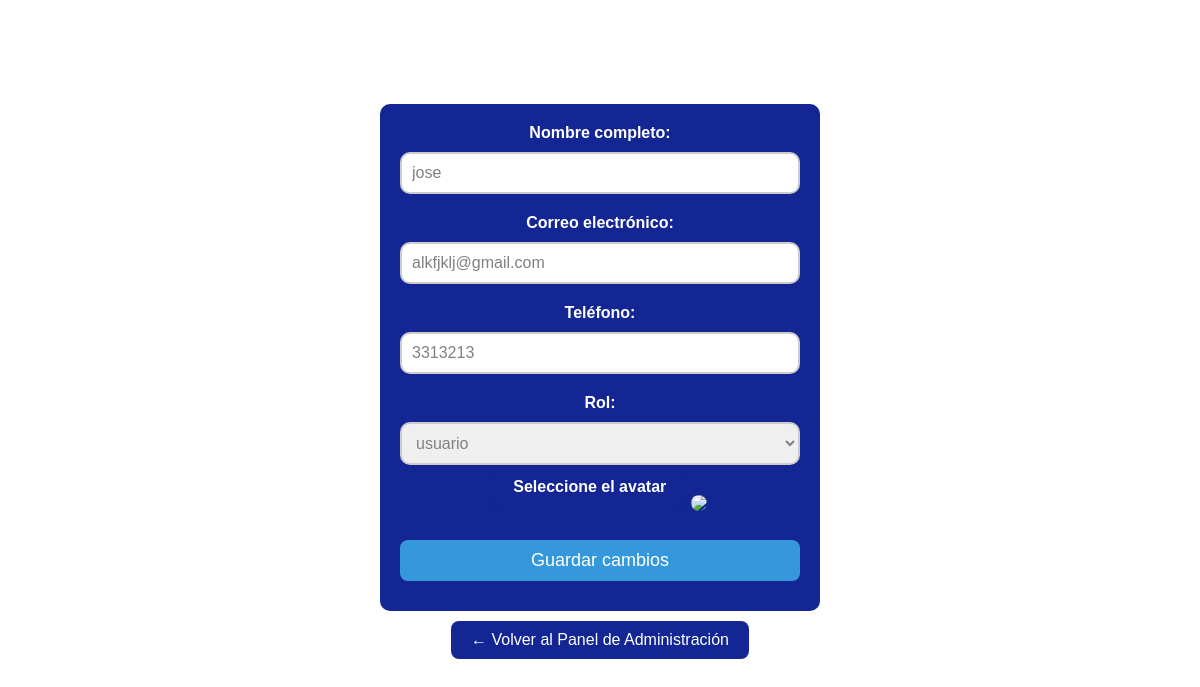
/php/editar_usuario.php?id=20 (signed in), run on the app's committed database.
### tables this page shows
CREATE TABLE `usuarios` (
  `id` int(11) NOT NULL,
  `nombre_completo` varchar(255) NOT NULL,
  `correo` varchar(255) NOT NULL,
  `usuario` varchar(100) NOT NULL,
  `contrasena` varchar(255) NOT NULL,
  `telefono` varchar(20) DEFAULT NULL,
  `avatar_url` varchar(255) DEFAULT NULL,
  `rol` varchar(20) NOT NULL DEFAULT 'usuario',
  `token_recuperacion` varchar(64) DEFAULT NULL,
  `estado` enum('activo','inactivo') NOT NULL DEFAULT 'activo'
);

### php/editar_usuario.php (the view, shortened to what this page needs)
<?php
include 'conexion_be.php';
$id_usuario = (int) $_GET['id'];
$stmt = mysqli_prepare($conexion, "SELECT nombre_completo, correo, telefono, rol, avatar_url FROM usuarios WHERE id = ?");
mysqli_stmt_bind_param($stmt, "i", $id_usuario);
mysqli_stmt_execute($stmt);
$resultado = mysqli_stmt_get_result($stmt);
$usuario = mysqli_fetch_assoc($resultado);
?>
<!DOCTYPE html>
<html lang="es">
<head>
</head>
<body>
<h2>🛠 Editar Usuario</h2>
<form method="POST" enctype="multipart/form-data">
  <label>Nombre completo:</label>
  <input type="text" name="nombre_completo" value="<?php echo htmlspecialchars($usuario['nombre_completo']); ?>" required>
  <label>Correo electrónico:</label>
  <input type="email" name="correo" value="<?php echo htmlspecialchars($usuario['correo']); ?>" required>
  <label>Teléfono:</label>
  <input type="text" name="telefono" value="<?php echo htmlspecialchars($usuario['telefono']); ?>">
  <label>Rol:</label>
  <select name="rol">
    <option value="usuario" <?php if ($usuario['rol'] === 'usuario') echo 'selected'; ?>>usuario</option>
  </select>
  <label for="avatar" class="volver-panel">Seleccione el avatar </label>
  <img src="../<?php echo $usuario['avatar_url']; ?>" class="avatar" id="preview-avatar">
  <button type="submit"> Guardar cambios</button>
</form>
<a href="admin_panel.php" class="volver-panel"> ← Volver al Panel de Administración</a>
</html>

### php/editar_usuario.php (style rules this page uses)
body { font-family: Arial; padding: 5px; text-align: center; }
body { background-image: linear-gradient(rgba(255, 255, 255, 0.14), rgba(255, 255, 255, 0.41)), url(../images/bground3.jpg); background-size: cover; background-position: center; background-repeat: no-repeat; background-attachment: fixed; }
form { max-width: 400px; background:rgb(19, 38, 147); padding: 20px; color: white; border-radius: 10px; margin: 0 auto; }
form input, form select, form textarea { width: 100%; padding: 10px; margin-bottom: 20px; border: 2px solid #ccc; box-sizing: border-box; font-size: 16px; color:gray; display: block; border-radius: 10px; }
input, select, button { width: 100%; padding: 10px; margin: 10px 0; }
label { font-weight: bold; margin-bottom: 5px; transform: translateY(-50%); position: relative; top: 50%; }
img.avatar { width: 100px; margin-top: 10px; border-radius: 10px; }
a { display: inline-block; margin-top: 10px; color: #3498db; }
.volver-panel { display: inline-block; padding: 10px 20px; background-color:rgb(19, 38, 147); color: white; text-decoration: none; border: none; border-radius: 8px; cursor: pointer; font-size: 16px; }
h2 { font-size: 28px; color:rgb(255, 255, 255); text-align: center; margin-bottom: 20px; }
button { background-color: #3498db; color: white; padding: 10px 20px; border: none; border-radius: 8px; cursor: pointer; font-size: 18px; }

### data on the page
usuarios: nombre_completo "jose", correo "alkfjklj@gmail.com", telefono "3313213", rol "usuario"
